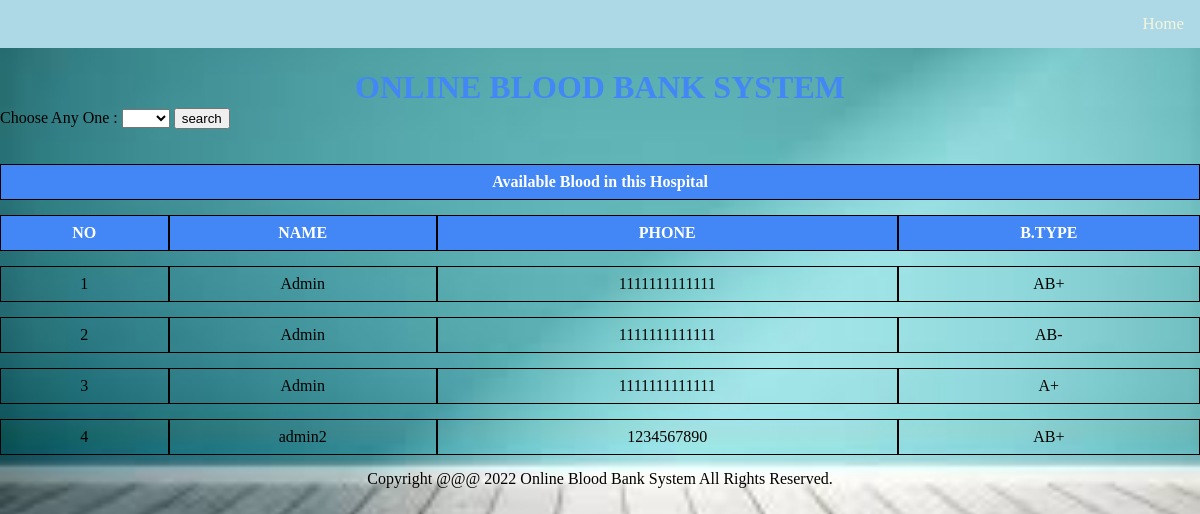
/abs2.php, run on the app's committed database.
### tables this page shows
CREATE TABLE `bloodinfo` (
  `bid` int(11) NOT NULL,
  `hid` int(11) NOT NULL,
  `bg` varchar(10) NOT NULL
);

CREATE TABLE `hospitals` (
  `id` int(11) NOT NULL,
  `hname` varchar(100) NOT NULL,
  `hemail` varchar(100) NOT NULL,
  `hpassword` varchar(100) NOT NULL,
  `hphone` varchar(100) NOT NULL,
  `hcity` varchar(100) NOT NULL
);

### message.php (called while the page is built, shortened)
<?php
$counter=0; if(isset($_GET['msg'])) {
	?>
	<div id="message">
		<button type="button" class="close" data-dismiss="alert" title="close">&times;</button><?php echo $_GET['msg'];?>
	</div>
<?php }?>

### abs2.php (the view, shortened to what this page needs)
<?php
require 'active/connection.php';
if(isset($_GET['search'])){
    $searchKey = $_GET['search'];
    $sql = "select bloodinfo.*, hospitals.* from bloodinfo, hospitals where bloodinfo.hid=hospitals.id && bg LIKE '%$searchKey%'";
} else {
    $sql = "select bloodinfo.*, hospitals.* from bloodinfo, hospitals where bloodinfo.hid=hospitals.id";
}
$result = mysqli_query($conn, $sql);
?>
<!DOCTYPE html>
<html>
<head>
</head>
<body>
    <?php require 'navbar/navbar.php'?>
    <div>
        <?php require 'message.php'; ?>
        <center>
            <div>
                <h1>ONLINE BLOOD BANK SYSTEM</h1>
            </div>
        </center>
        <div class="container">
            <form method="get" action="">
                <label>Choose Any One :</label>
                <select name="search">
                    <option><?php echo @$_GET['search']; ?></option>
                    <option value="B-">B-</option>
                </select>
                <input type="submit" name="submit" class="button" value="search">
            </form>
        </div>
        <center>
            <table>
                <tr>
                    <th colspan="7" class="title">Available Blood in this Hospital</th>
                </tr>
                <tr>
                    <th>NO</th>
                    <th>NAME</th>
                    <th>PHONE</th>
                    <th>B.TYPE</th>
                </tr>
                <?php while($row = mysqli_fetch_array($result)) { ?>
                    <tr>
                        <td><?php echo ++$counter;?></td>
                        <td><?php echo $row['hname'];?></td>
                        <td><?php echo ($row['hphone']); ?></td>
                        <td><?php echo ($row['bg']); ?></td>
                    </tr>
                <?php } ?>
            </table>
        </center>
    </div>
    <?php require 'footer.php' ?>
</body>
</html>

### abs2.php (style rules this page uses)
body { background-image: url("back.jfif"); height: 100%; background-position: center; background-repeat: no-repeat; background-size: cover; }
table { border-collapse: separate; border-spacing: 0 15px; width: 100%; margin-top: 20px; }
th, td { text-align: center; border: 1px solid black; padding: 8px; }
th { background-color: #4287f5; color: white; }
h1 { color: #4287f5; }
.container { margin-top: -20px; }

### navbar/navbar.php (style rules this page uses)
body { margin: 0; font-family: Times New Roman, sans-serif; }

### data on the page
bloodinfo: hid.hname "Admin", hid.hphone "1111111111111", bg "AB+"
bloodinfo: hid.hname "Admin", hid.hphone "1111111111111", bg "AB-"
bloodinfo: hid.hname "Admin", hid.hphone "1111111111111", bg "A+"
bloodinfo: hid.hname "admin2", hid.hphone "1234567890", bg "AB+"
